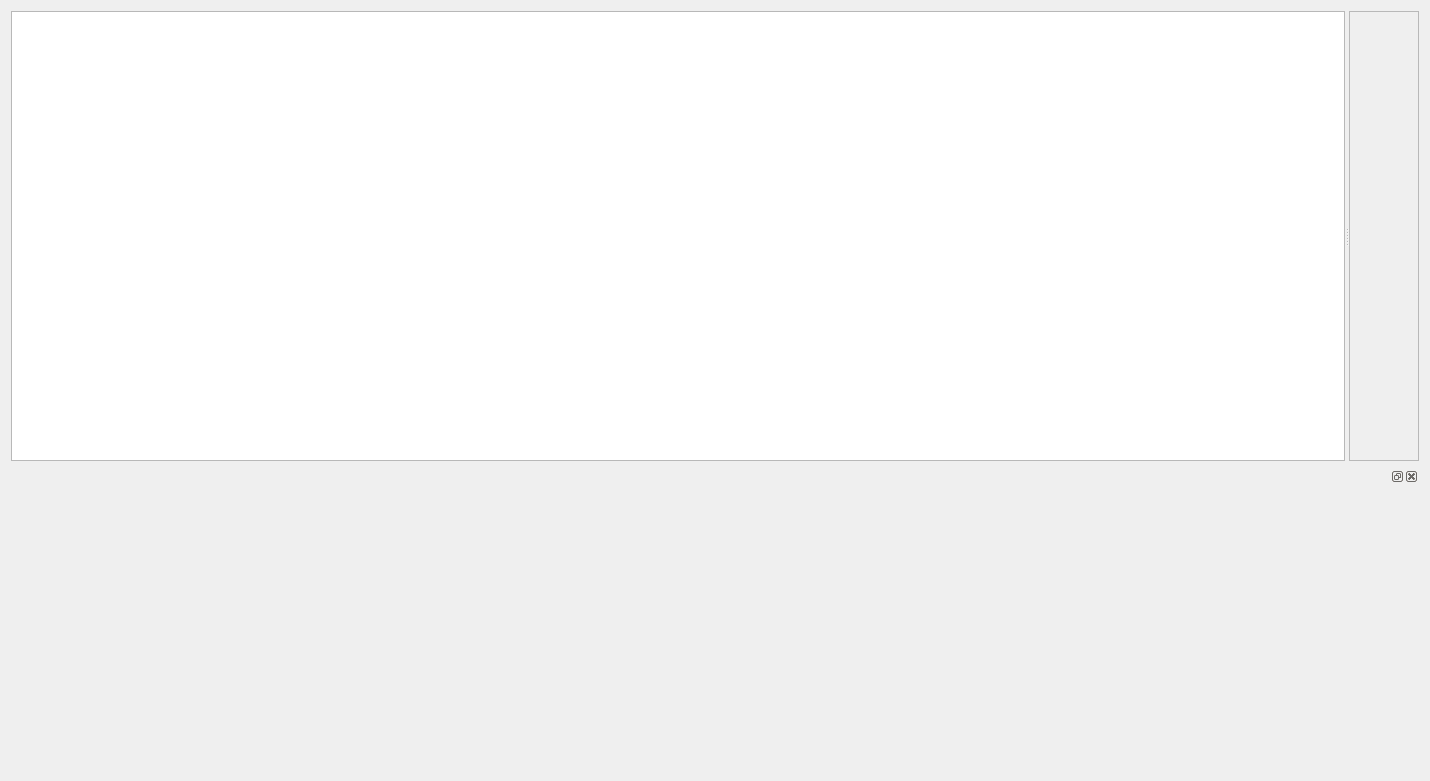
<?xml version="1.0" encoding="UTF-8"?>
<ui version="4.0">
 <class>FVAViewerClass</class>
 <widget class="QDialog" name="FVAViewerClass">
  <property name="geometry">
   <rect>
    <x>0</x>
    <y>0</y>
    <width>1430</width>
    <height>781</height>
   </rect>
  </property>
  <property name="baseSize">
   <size>
    <width>1024</width>
    <height>800</height>
   </size>
  </property>
  <property name="windowTitle">
   <string>FVAViewer</string>
  </property>
  <layout class="QVBoxLayout" name="verticalLayout">
   <item>
    <widget class="QSplitter" name="splitter">
     <property name="sizePolicy">
      <sizepolicy hsizetype="Expanding" vsizetype="Expanding">
       <horstretch>0</horstretch>
       <verstretch>0</verstretch>
      </sizepolicy>
     </property>
     <property name="minimumSize">
      <size>
       <width>0</width>
       <height>450</height>
      </size>
     </property>
     <property name="orientation">
      <enum>Qt::Horizontal</enum>
     </property>
     <property name="opaqueResize">
      <bool>false</bool>
     </property>
     <property name="childrenCollapsible">
      <bool>false</bool>
     </property>
     <widget class="QTreeWidget" name="treeWidget">
      <property name="headerHidden">
       <bool>true</bool>
      </property>
      <column>
       <property name="text">
        <string notr="true">1</string>
       </property>
      </column>
     </widget>
     <widget class="QScrollArea" name="contentArea">
      <property name="widgetResizable">
       <bool>true</bool>
      </property>
      <widget class="QLabel" name="imageLbl">
       <property name="geometry">
        <rect>
         <x>0</x>
         <y>0</y>
         <width>105</width>
         <height>448</height>
        </rect>
       </property>
       <property name="scaledContents">
        <bool>false</bool>
       </property>
      </widget>
     </widget>
    </widget>
   </item>
   <item>
    <widget class="QDockWidget" name="dockWidget">
     <property name="sizePolicy">
      <sizepolicy hsizetype="Minimum" vsizetype="Minimum">
       <horstretch>0</horstretch>
       <verstretch>0</verstretch>
      </sizepolicy>
     </property>
     <property name="floating">
      <bool>false</bool>
     </property>
     <widget class="QWidget" name="dockWidgetContents_2"/>
    </widget>
   </item>
  </layout>
 </widget>
 <layoutdefault spacing="6" margin="11"/>
 <resources/>
 <connections/>
</ui>
